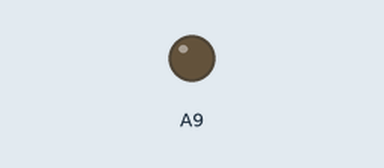
Simulated run of this program. Board: Teensy 3. Parts: output pins drawn as LEDs (lit = HIGH).

Above: at 0.05 s.
At 1.2 s:
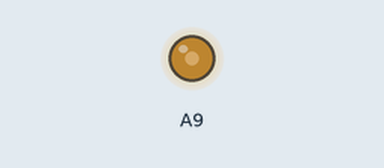
At 2.35 s:
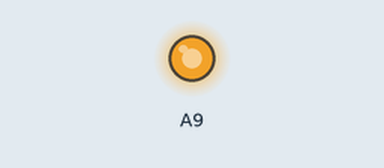
At 4.65 s:
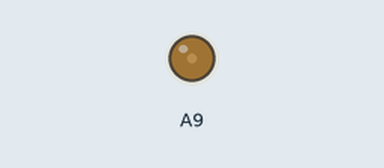
Timing chart, 0 to 6.5 s (numbered marks = the images above):
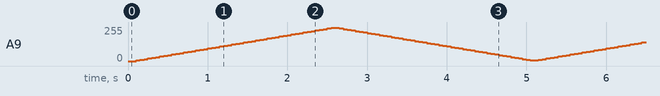

The program:

main.cpp
```cpp
// (licence header left out)
#include <Metro.h>
#include <Arduino.h>

#define STEP 5
#define DELAY 50

static Metro metro = Metro(DELAY);
static int8_t fading_step = STEP;
static int16_t brightness = 0;

void setup()
{
}

void loop()
{
    if (metro.check())
    {
        analogWrite(A9, brightness);

        brightness += fading_step;

        if (brightness <= 0 || brightness >= 255)
        {
            brightness -= fading_step;
            fading_step = -fading_step;
        }
    }
}
```
